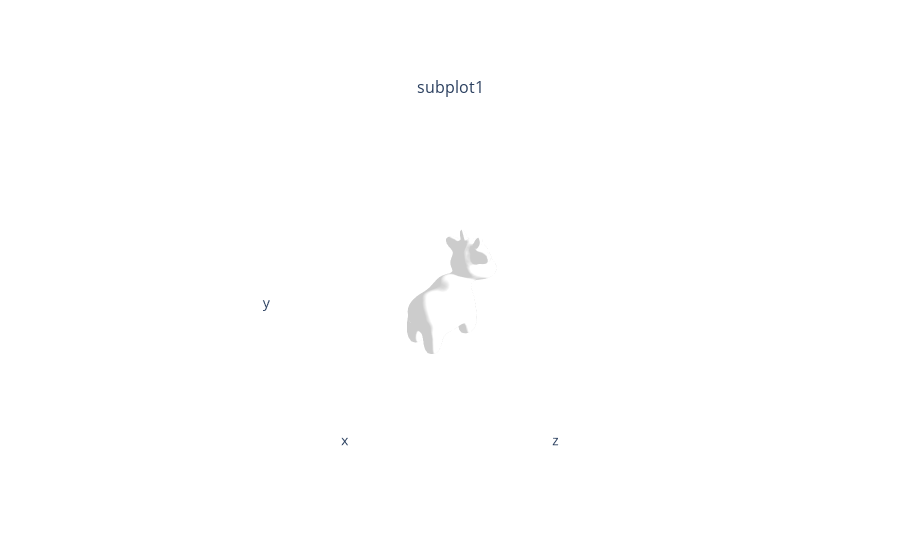

Notebook code for this chart:
### Markdown cell above
## 7. Plotly visualization 
If you only want to visualize a mesh, you don't really need to use a differentiable renderer - instead we support plotting of Meshes with plotly. For these Meshes, we use TexturesVertex to define a texture for the rendering.
`plot_meshes` creates a Plotly figure with a trace for each Meshes object.

### Code cell
verts, faces_idx, _ = load_obj(obj_filename)
faces = faces_idx.verts_idx

# Initialize each vertex to be white in color.
verts_rgb = torch.ones_like(verts)[None]  # (1, V, 3)
textures = TexturesVertex(verts_features=verts_rgb.to(device))

# Create a Meshes object
mesh = Meshes(
    verts=[verts.to(device)],   
    faces=[faces.to(device)],
    textures=textures
)

# Render the plotly figure
fig = plot_scene({
    "subplot1": {
        "cow_mesh": mesh
    }
})
fig.show()

### Figure 1 — Plotly figure (JSON) as saved in the notebook; plotly's stock layout.template omitted (floating-point values rounded to 4 significant figures; data arrays with more than 128 entries replaced by an {"elided": "..."} marker saying what was removed)
{"data": [{"i": {"elided": "5856 int values"}, "j": {"elided": "5856 int values"}, "k": {"elided": "5856 int values"}, "lighting": {"ambient": 0.8, "diffuse": 1, "facenormalsepsilon": 1e-06, "fresnel": 0, "roughness": 0.5, "specular": 0, "vertexnormalsepsilon": 1e-12}, "name": "cow_mesh", "scene": "scene", "type": "mesh3d", "vertexcolor": {"elided": "2930x3 int values"}, "x": {"elided": "2930 float values"}, "y": {"elided": "2930 float values"}, "z": {"elided": "2930 float values"}}], "layout": {"annotations": [{"font": {"size": 16}, "showarrow": false, "text": "subplot1", "x": 0.5, "xanchor": "center", "xref": "paper", "y": 1, "yanchor": "bottom", "yref": "paper"}], "scene": {"aspectmode": "cube", "camera": {"up": {"x": 0, "y": 1, "z": 0}}, "domain": {"x": [0, 1], "y": [0, 1]}, "xaxis": {"backgroundcolor": "#fff", "range": [-1.718, 1.718], "showaxeslabels": false, "showgrid": false, "showline": false, "showticklabels": false, "ticks": "", "zeroline": false}, "yaxis": {"backgroundcolor": "#fff", "range": [-1.615, 1.821], "showaxeslabels": false, "showgrid": false, "showline": false, "showticklabels": false, "ticks": "", "zeroline": false}, "zaxis": {"backgroundcolor": "#fff", "range": [-1.525, 1.911], "showaxeslabels": false, "showgrid": false, "showline": false, "showticklabels": false, "ticks": "", "zeroline": false}}}}
